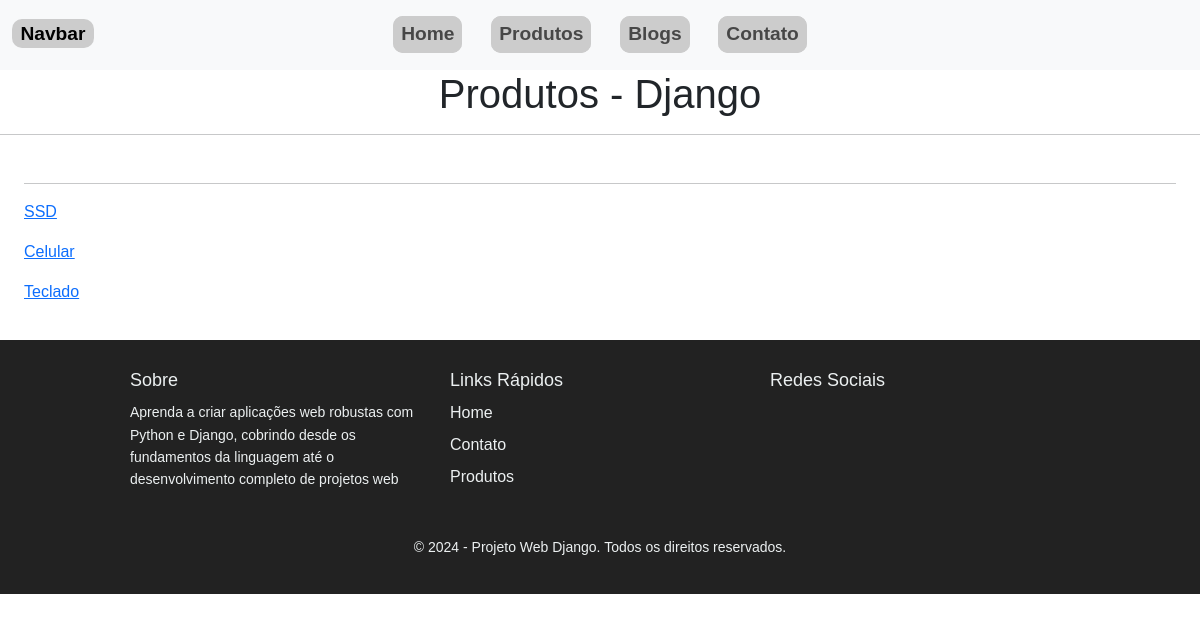
The app's page /produtos, older data.
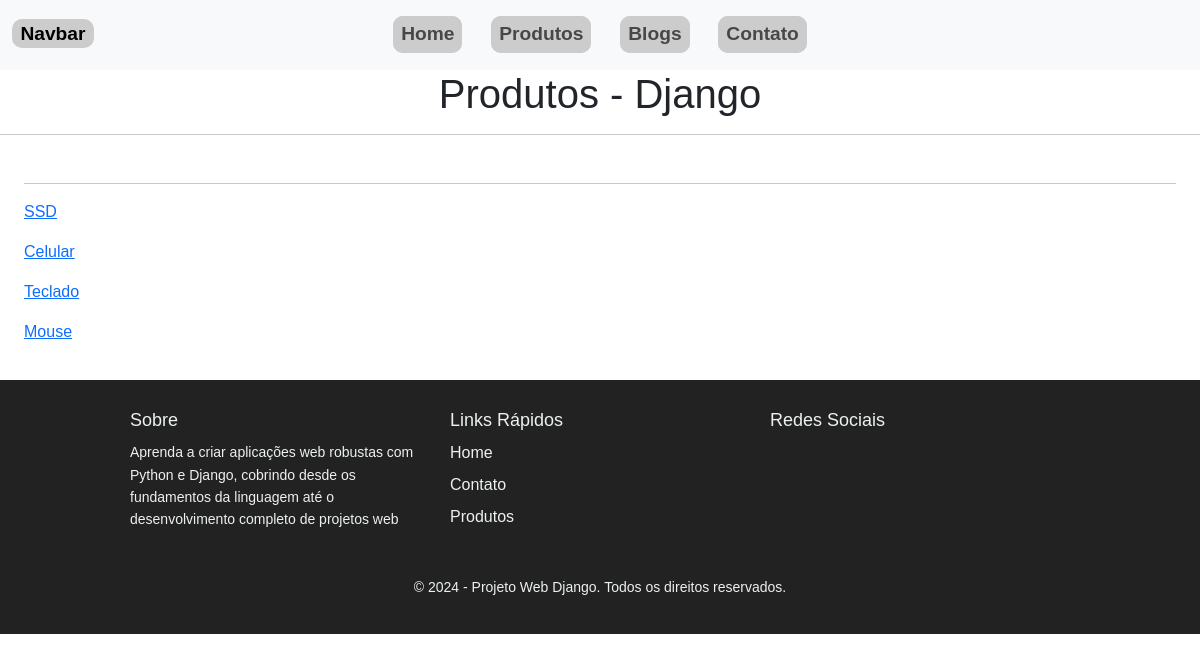
The same page, newer data.
### core/models.py (models this page shows, shortened)
class Products (models.Model):
    name = models.CharField('Nome', unique=True, max_length=100)
    price = models.DecimalField('Preço', decimal_places=2, max_digits=8)
    stock = models.IntegerField('Quantidade em Estoque')
    image = models.ImageField(upload_to='Products/', null=True, blank=True)
    descripition = models.TextField('Descrição', null=True)
    pro_category = models.ForeignKey(Category, on_delete=models.CASCADE, null=True)
    slug = models.SlugField(unique=True, blank=True, max_length=255)
    def __str__(self):
        return self.name
    def mini_image(self):
        if self.image:
            return format_html('<img src="{}" style="height: 100px; width: auto;" />', self.image.url)
        return " "
    mini_image.short_description = 'Imagem de Capa'
    class Meta:
        verbose_name = "Produto"
        verbose_name_plural = "Produtos"

### core/views.py (the view)
# urls.py: path('produtos', produtos, name='produtos'),
def produtos(request):
    product = Products.objects.all() # Products.objects.all() -> Usado para recuperar todos os objetos de um modelo (Dados de uma tabela).
    data = {
        'product': product,
    }
    return render(request, 'produtos.html', data)

### templates/produtos.html (shortened to what this page needs)
{% load static %}
<!DOCTYPE html>
<html lang="pt-br">
<head>
    {% include 'inc/header.html' %}
</head>
<body>
    <h1>
        Produtos - Django
    </h1>
    <hr>
    <div style="display: flex;flex-direction: column;margin: 0 2vw;">
        <hr style="width: 100%;">
        {% for p in product %}
             <p>
                <a href="{% url 'produto_single' p.id %}">{{ p }}</a>
            </p>
        {% endfor %}
    </div>
</body>
{% include 'inc/footer.html' %}
</html>

Row changes from the older to the newer data that the page shows:
added Products: name "Mouse"
